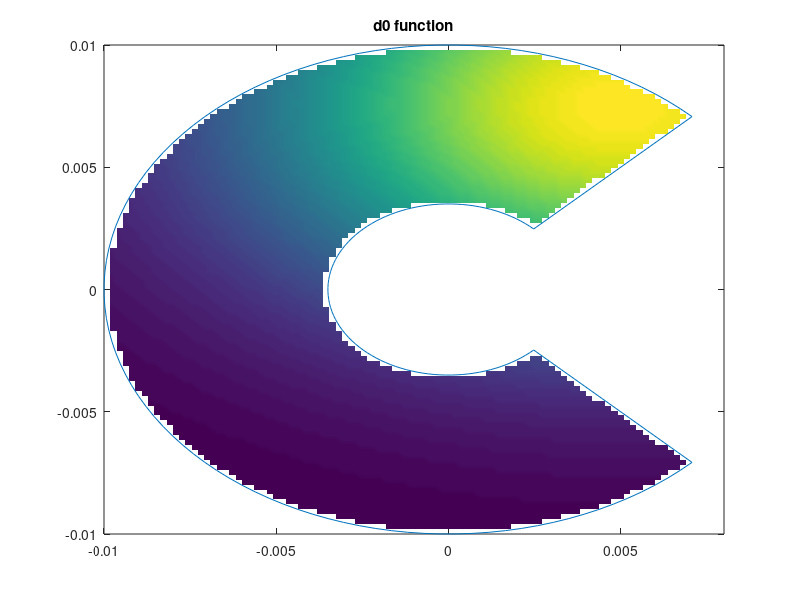

The MATLAB source for this figure: (Note: this script raises an error after producing the figure.)
clear all
clc
%% This script simulates measurements to be used with the C-shape example

%% mesh
nx = 100; ny = 100;
xmin = -10e-3;   xmax = 8e-3;
ymin = -10e-3;   ymax = 10e-3;
x = linspace(xmin,xmax,nx);
y = linspace(ymin,ymax,ny);
% if ~any(y)==0 || isempty(y); y=[y(y<0) 0 y(y>0)]; ny=ny+1; end % for the slice plot
% y_zero_index = find(y==0);
[X,Y] = meshgrid(x,y); Xp=X; Yp=Y;
R = sqrt(X.^2+Y.^2); THETA = atan2(Y,X);
indices = R<=20e-3/2 & R>=7e-3/2 & (THETA>=pi/4 | THETA<=-pi/4); % points inside the C

theta = linspace(pi/4,2*pi-pi/4,100)';
[xtmp,ytmp] = pol2cart(theta,10e-3);
xb = [xtmp];
yb = [ytmp];

theta = linspace(2*pi-pi/4,pi/4,100)';
[xtmp,ytmp] = pol2cart(theta,3.5e-3);
xb = [xtmp;xb;xtmp(1)];
yb = [ytmp;yb;ytmp(1)];


%% artificial d0 field
mux = 5e-3;
muy = 7.5e-3;
Lx = 15e-3/2;
Ly = 6e-3;
% A = 0.01;
A = 0.0168;
d0_const = 4.056;

d0_field = @(x,y) A.*exp(-0.5*(x - mux).^2/Lx^2 - 0.5*(y-muy).^2/Ly^2) + d0_const;


d0_f = nan(size(X));

d0_f(indices) = d0_field(X(indices),Y(indices));

figure(5)
clf
pcolor(X,Y,d0_f)
hold on
plot(xb,yb)
hold off
title('d0 function')
shading interp

%% make rays and find intersects
n_pixels = 180;
n_angles = 60;


angles = linspace(0,pi*(n_angles-1)/n_angles,n_angles);


[ pixelPoints ] = as_createPixelGrid(n_pixels,30*1e-3);
[ lines ] =  createRayLines(angles, pixelPoints);


[mStructs, numM, shitlist,ylistr] = find_intersects(lines, xb,yb, 35e-3,4);
n_obs = length(mStructs);
nsegs = [mStructs.nsegs];         % allocate space for #segments per measurement

entry = NaN(max(nsegs)*2,n_obs);
exit = NaN(max(nsegs)*2,n_obs);
                                    % counter of total number of segments
entrytmp = [mStructs.entry];
entry(:) = entrytmp(:);
exittmp = [mStructs.exit];
exit(:) = exittmp(:);
nhat = [mStructs.nHat];
L = [mStructs.L]';

xlines = [entry(1,:);
    exit(1,:);
    nan(size(entry(1,:)))];

xlines2 = [entry(3,nsegs==2);
    exit(3,nsegs==2);
    nan(size(entry(3,nsegs==2)))];

ylines = [entry(2,:);
    exit(2,:);
    nan(size(entry(2,:)))];

ylines2 = [entry(4,nsegs==2);
    exit(4,nsegs==2);
    nan(size(entry(4,nsegs==2)))];

xlines = [xlines(:);xlines2(:)];
ylines = [ylines(:);ylines2(:)];



%%
load('C_shape_FEA.mat')

Exx = nan(size(X));
Exy = Exx;
Eyy = Exx;

Exx(indices) = Fxx(X(indices),Y(indices));
Exy(indices) = Fxy(X(indices),Y(indices));
Eyy(indices) = Fyy(X(indices),Y(indices));


figure(1)
clf

subplot 131
pcolor(X,Y,Exx)
shading interp
caxis([-max(abs(Exx(:))) max(abs(Exx(:)))])
axis equal
hold on
plot(xb,yb,'k','LineWidth',1.5)
hold off
title('Exx')

subplot 132
pcolor(X,Y,Exy)
shading interp
axis equal
hold on
plot(xb,yb,'k','LineWidth',1.5)
hold off
title('Exy')
caxis([-max(abs(Exy(:))) max(abs(Exy(:)))])

subplot 133
pcolor(X,Y,Eyy)
shading interp
axis equal
hold on
plot(xb,yb,'k','LineWidth',1.5)
hold off
title('Eyy')
caxis([-max(abs(Eyy(:))) max(abs(Eyy(:)))])


%% d0 varying measurements
sig_m = 1e-4;


d = zeros(n_obs,1);
for ss = 1:max(nsegs)
    segs = nsegs >= ss;
    Lseg = sqrt(sum((exit(ss*2-1:ss*2,segs)-entry(ss*2-1:ss*2,segs)).^2,1)).';
    d(segs) = d(segs) + make_measurements_d0varying( entry(ss*2-1:ss*2,segs), exit(ss*2-1:ss*2,segs),Fxx, Fxy, Fyy,d0_field).*Lseg;
end
d = d./L;

dm = d  + d0_const*sig_m*randn(size(entry,2),1);
y_const = (dm - d0_const)/d0_const; % measurement assuming constant d0

%% save
save('C_shape_sim_data3_60','entry','exit','nhat','nsegs','y_const','d','dm','L')


